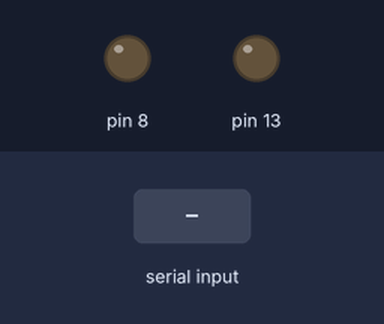
A program run on a simulated Arduino Uno, built with avr-gcc and run on an emulated ATmega328P. Shown: output pins drawn as LEDs (lit = HIGH). Inputs (shaded band) come from the test bench. What the program prints to the serial monitor is not drawn.

Above: at 1.2 s.
1.3 s: byte 30 received over Serial
At 1.42 s:
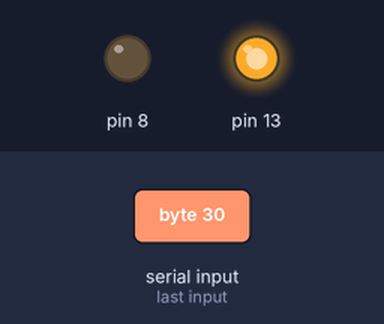
Timing chart, 0 to 4.3 s (numbered marks = the images above; inputs shaded):
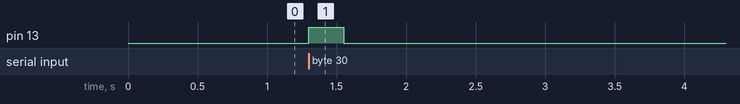

The program:

main.cpp
```cpp
#include <Arduino.h>

void setup() {
  pinMode(13, OUTPUT);
  pinMode(8, OUTPUT);
  for (int i = 3; i <= 6; ++i)
    pinMode(i, INPUT);
  Serial.begin(9600);
  Serial.println("MSB\t\t\tLSB");
}

int state[] = {0, 0, 0, 0, 0, 0, 0, 0};
int dataWord[] = {0, 1, 1, 0, 0, 0, 1, 0, 0, 1, 1, 1, 0, 0, 0, 0};
// int dataWord[] = {0, 1, 1, 0, 0, 0, 1, 0, 0, 1, 1, 1, 0, 1, 1, 1};

void printQ(){
  for (int a = 6; a >= 3; --a) {
    state[a] = digitalRead(a);
    Serial.print(state[a]);
    Serial.print("\t");
  }
}

void loop() {
  if (Serial.available() != 0) {
    char c = Serial.read();
    // if (c == 'i') {
    //   Serial.println("< AUTO-INPUT >");
    //   const int INPUT_DELAY = 50;
    //   for(int i : dataWord){
    //     Serial.print(i);
    //     Serial.print(">>");
    //     printQ();
    //     Serial.println("");
    //     digitalWrite(13,HIGH);
    //     delay(INPUT_DELAY);
    //     digitalWrite(8,i);
    //     digitalWrite(13,LOW);
    //     delay(INPUT_DELAY);
    //     digitalWrite(8,LOW);
    //     delay(INPUT_DELAY);
    //   }
    //   Serial.println("< AUTO-INPUT ENDED>");
    // } else {
      digitalWrite(13, HIGH);
      delay(250);
      digitalWrite(13, LOW);
    // }
  }
}
```

Measured:
- after the input at 1.3 s, pin 13: LOW → HIGH at once, → LOW 0.25 s later
